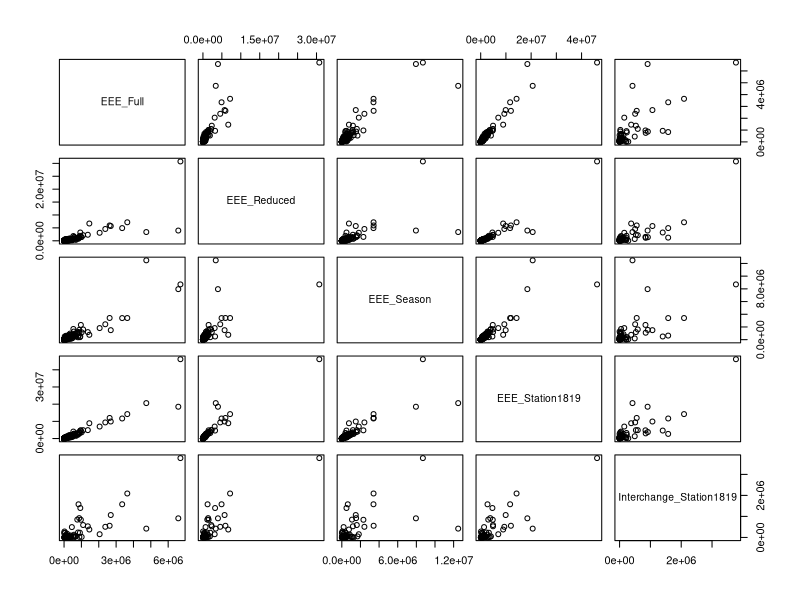

This chart was generated by the following R code:

# Part 1 ------------------------------------------------------------------

# Loading required packages
#-------------------------------------------
# Uncomment and run the line below if tidyverse is not installed already
# install.packages("tidyverse")
#-------------------------------------------
library(tidyverse)

# Readding in the data into R
rail_data <- read.csv("dataToAnalyze.csv", header = T, na.strings = c("", " "))
str(rail_data)
view(rail_data)


# SECTION 1 ---------------------------------------------------------------

# Network Rail Region Variable --------------------------------------------
  # Class description Table ----
NRR_table <- rail_data %>% 
  select(colnames(.)[2]) %>% 
  table(.)

  # Bar Plot ----------
NRR_barplot <- ggplot(data = rail_data) + 
  geom_bar(mapping = aes(x = Network.Rail.Region.of.station))

  # Summary table -----
NRR_sum <- summary(rail_data$Network.Rail.Region.of.station)

# EEE_Full ----------------------------------------------------------------

Entries_and_Exit_Full_Price <- rail_data$Entries...Exits_Full

  # Histogram of Full ------
eeeFull_hist <- ggplot(rail_data) + 
  geom_histogram(mapping = aes(Entries_and_Exit_Full_Price))

  # Summary of Full -------
eeeFull_sum <- summary(Entries_and_Exit_Full_Price)

  # Boxplot of Full -------
eeeFull_boxplot <- ggplot(rail_data) + 
  geom_boxplot(mapping = aes(Entries_and_Exit_Full_Price))

# EEE_Reduced -------------------------------------------------------------

Entries_and_Exit_Reduced_Price <- rail_data$Entries...Exits_Reduced

  # Histogram of Reduced -------
eeeReduced_hist <- ggplot(rail_data) + 
  geom_histogram(mapping = aes(Entries_and_Exit_Reduced_Price))

  # Summary of Reduced --------
eeeReduced_sum <- summary(Entries_and_Exit_Reduced_Price)

  # Boxplot of Reduced ---------
eeeReduced_boxplot <- ggplot(rail_data) + 
  geom_boxplot(mapping = aes(Entries_and_Exit_Reduced_Price))

# EEE_Season -------------------------------------------------------------

Entries_and_Exit_Season <- rail_data$Entries...Exits_Season

  # Histogram of Season -------
eeeSeason_hist <- ggplot(rail_data) + 
  geom_histogram(mapping = aes(Entries_and_Exit_Season))

  # Summary of Season --------
eeeSeason_sum <- summary(Entries_and_Exit_Season)

  # Boxplot of Season ---------
eeeSeason_boxplot <- ggplot(rail_data) + 
  geom_boxplot(mapping = aes(Entries_and_Exit_Season))

# EEE_Station1819 -----------------------------------------------------

Entries_and_Exit_Station1819 <- rail_data$X1819.Entries...Exits

  # Histogram of Station1819 -------
eeeStation1819_hist <- ggplot(rail_data) + 
  geom_histogram(mapping = aes(Entries_and_Exit_Station1819))

  # Summary of Station1819 --------
eeeStation1819_sum <- summary(Entries_and_Exit_Station1819)

  # Boxplot of Station1819 ---------
eeeStation1819_boxplot <- ggplot(rail_data) + 
  geom_boxplot(mapping = aes(Entries_and_Exit_Station1819))

# Intechange_Station1819 ----------------------------------------------

Interchange_Station1819 <- rail_data$X1819.Interchanges

  # Histogram of Intechange_Station1819 -------
interchangeStation1819_hist <- ggplot(rail_data) + 
  geom_histogram(mapping = aes(Interchange_Station1819))

  # Summary of Intechange_Station1819 --------
interchangeStation1819_sum <- summary(Interchange_Station1819)

  # Boxplot of Intechange_Station1819 ---------
interchangeStation1819_boxplot <- ggplot(rail_data) + 
  geom_boxplot(mapping = aes(Interchange_Station1819))



# SECTION 2 --------------------------------------------------------



# Relationship between Network Rail Region and other variables ------------

NRR <- rail_data$Network.Rail.Region.of.station

  # NRR and EEE_Full -------
NRR_eeeFull <- tapply(Entries_and_Exit_Full_Price, NRR, mean)

  # NRR and EEE_Redced -----
NRR_eeeReduced <- tapply(Entries_and_Exit_Reduced_Price, NRR, mean)

  # NRR nd EEE_Season ------
NRR_eeeSeason <- tapply(Entries_and_Exit_Season, NRR, mean)

 # NRR nd EEE_Station1819 ------
NRR_eeeStation1819 <- tapply(Entries_and_Exit_Station1819, NRR, mean)

# NRR nd Interchange_Station1819 ------
NRR_interchangeStation1819 <- tapply(Interchange_Station1819, NRR, mean)


# Relationship between the continuous variables ---------------------------

  # Scatteplot Matrix of the variables --------
continuous_var <- rail_data[, -c(1,2)]
colnames(continuous_var) <- 
  c("EEE_Full", "EEE_Reduced", "EEE_Season", "EEE_Station1819", 
    "Interchange_Station1819")
str(continuous_var)
scat_plot_mat <- plot(continuous_var)

  # Correlation Analysis --------
cor.test(continuous_var$EEE_Season, continuous_var$EEE_Reduced)
cor.test(continuous_var$EEE_Season, continuous_var$EEE_Station1819)
cor.test(continuous_var$EEE_Season, continuous_var$EEE_Full)
cor.test(continuous_var$EEE_Season, continuous_var$Interchange_Station1819)
cor.test(continuous_var$EEE_Reduced, continuous_var$Interchange_Station1819)
cor.test(continuous_var$EEE_Full, continuous_var$Interchange_Station1819)
cor.test(continuous_var$Interchange_Station1819, continuous_var$EEE_Station1819)



# SECTION 3 ---------------------------------------------------------------

test_data <- as.data.frame(cbind(NRR, continuous_var))
head(test_data)

# season_diff <- aov(EEE_Season ~ NRR, data = test_data)
# summary(season_diff)
# 
# interchange_diff <- aov(Interchange_Station1819 ~ NRR, data = test_data)
# summary(interchange_diff)

#----- Paired samples comparison test ------------------
wilcox.test(x = continuous_var$EEE_Station1819, y = continuous_var$EEE_Season, 
            alternative = "two.sided", paired = T)

#----- Independent sample comparison test --------------
# The grouping factr must have exacly 2 levels; so we filter the 2 groups we want as follow

rail.region <- rail_data$Network.Rail.Region.of.station
# The above gets the variable "Network Rail Region of Stations" fom the original data (rail_data)
# and stores it in a new variable named "rail.region". This is done to give the variable a short
# name compared to its original name.


dataToFilter <- as.data.frame(cbind(rail.region, continuous_var))
# The above joins the vector "rail.region" to the data frame "continous_var" and the resulting
# data frame is stored in the new variable named "dataToFilter" which will be used for the test.



# head(dataToFilter)

indSamp_data <- dataToFilter %>% 
  filter(., rail.region == "Eastern" | rail.region == "Wales & Western")
View(indSamp_data)
# The above filters out the rows with value "Eastern" or "Wales & Western" as these are the 2
# regions to beconsidered in the independent sample test.

wilcox.test(indSamp_data$Interchange_Station1819 ~ indSamp_data$rail.region,
            alternative = "two.sided")

